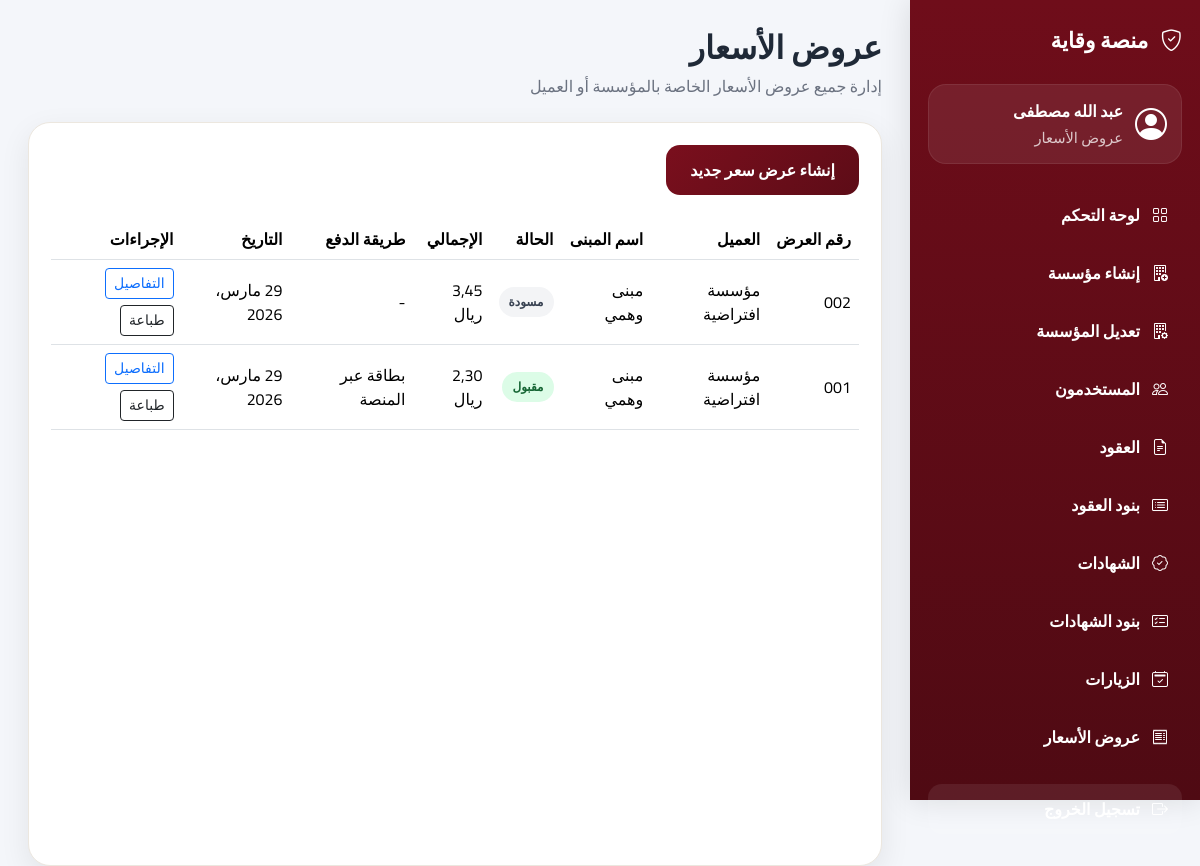
Screenshot of /quotations/ (signed in) with the database file from the repository.
### core/models.py (models this page shows, shortened)
class User(AbstractUser):
    USER_TYPES = (
        ("executive", "مدير تنفيذي"),
        ("admin_assistant", "مساعد إداري"),
        ("technician", "فني"),
        ("client", "عميل"),
    )
    user_type = models.CharField(
        max_length=30,
        choices=USER_TYPES,
        default="client",
        verbose_name="نوع المستخدم",
    )
    phone = models.CharField(
        max_length=20,
        blank=True,
        null=True,
        verbose_name="رقم الجوال",
        help_text="مثال: 9665XXXXXXXX",
    )
    national_id = models.CharField(
        max_length=50,
        blank=True,
        null=True,
        verbose_name="رقم الهوية / السجل",
    )
    must_change_password = models.BooleanField(
        default=False,
        verbose_name="يجب تغيير كلمة المرور",
    )
    class Meta:
        verbose_name = "مستخدم"
        verbose_name_plural = "المستخدمون"

### quotations/models.py (models this page shows, shortened)
class PriceQuotation(models.Model):
    STATUS_CHOICES = [
        ("draft", "مسودة"),
        ("sent", "مرسل"),
        ("accepted", "مقبول"),
        ("rejected", "مرفوض"),
    ]
    PAYMENT_METHOD_CHOICES = [
        ("platform_card", "بطاقة عبر المنصة"),
        ("bank_transfer", "تحويل بنكي"),
        ("cash", "نقداً"),
    ]
    institution = models.ForeignKey(
        "core.Institution",
        on_delete=models.CASCADE,
        related_name="quotations",
        verbose_name="المؤسسة",
    )
    executive = models.ForeignKey(
        User,
        on_delete=models.CASCADE,
        related_name="executive_quotations",
        verbose_name="المدير التنفيذي",
    )
    client = models.ForeignKey(
        User,
        on_delete=models.CASCADE,
        related_name="client_quotations",
        verbose_name="العميل",
    )
    quotation_number = models.CharField(
        max_length=100,
        verbose_name="رقم عرض السعر",
    )
    client_display_name = models.CharField(
        max_length=255,
        verbose_name="اسم مؤسسة العميل",
    )
    building_name = models.CharField(
        max_length=255,
        verbose_name="اسم المبنى",
    )
    building_location = models.TextField(
        verbose_name="موقع المبنى",
    )
    issue_date = models.DateField(
        auto_now_add=True,
        verbose_name="تاريخ الإصدار",
    )
    status = models.CharField(
        max_length=20,
        choices=STATUS_CHOICES,
        default="draft",
        verbose_name="الحالة",
    )
    payment_method = models.CharField(
        max_length=30,
        choices=PAYMENT_METHOD_CHOICES,
        blank=True,
        null=True,
        verbose_name="طريقة الدفع",
    )
    subtotal = models.DecimalField(
        max_digits=12,
        decimal_places=2,
        default=Decimal("0.00"),
        verbose_name="المجموع",
    )
    vat_amount = models.DecimalField(
        max_digits=12,
        decimal_places=2,
        default=Decimal("0.00"),
        verbose_name="الضريبة",
    )
    grand_total = models.DecimalField(
        max_digits=12,
        decimal_places=2,
        default=Decimal("0.00"),
        verbose_name="الإجمالي",
    )
    grand_total_words = models.TextField(
        blank=True,
        null=True,
        verbose_name="المبلغ كتابة",
    )
    payment_terms = models.TextField(
        verbose_name="طريقة الدفع (الدفعات)",
    )
    execution_days = models.PositiveIntegerField(
        default=0,
        verbose_name="عدد أيام التنفيذ",
    )
    execution_period = models.CharField(
        max_length=255,
        blank=True,
        null=True,
        verbose_name="مدة التنفيذ",
    )
    institution_account_number = models.CharField(
        max_length=255,
        verbose_name="رقم حساب المؤسسة",
    )
    client_decision_note = models.TextField(
        blank=True,
        null=True,
        verbose_name="ملاحظة العميل",
    )
    created_at = models.DateTimeField(
        auto_now_add=True,
    )
    class Meta:
        verbose_name = "عرض سعر"
        verbose_name_plural = "عروض الأسعار"

### quotations/views.py (the view)
# urls.py: path("", views.quotation_list_view, name="quotation_list"),
@login_required
def quotation_list_view(request):
    if request.user.user_type == "client":
        quotations = PriceQuotation.objects.filter(
            client=request.user
        ).select_related(
            "institution",
            "executive",
            "client",
        ).prefetch_related(
            "items",
            "installments",
        ).order_by("-id")
    elif request.user.user_type in ["executive", "admin_assistant"]:
        institution = _get_user_institution(request.user)
        if not institution:
            messages.error(request, "يجب إنشاء مؤسسة أولاً")
            return redirect("create_institution")
        quotations = PriceQuotation.objects.filter(
            institution=institution
        ).select_related(
            "institution",
            "executive",
            "client",
        ).prefetch_related(
            "items",
            "installments",
        ).order_by("-id")
    else:
        messages.error(request, "غير مصرح لك بالدخول لهذه الصفحة")
        return redirect("dashboard")
    return render(
        request,
        "quotations/quotation_list.html",
        {
            "quotations": quotations,
            "user_type_label": "عروض الأسعار",
        },
    )

### quotations/views.py (called while the page is built)
def _get_user_institution(user):
    return user.institutions.first()

### templates/quotations/quotation_list.html (shortened to what this page needs)
{% extends "core/dashboard_base.html" %}
{% block page_title %}عروض الأسعار{% endblock %}
{% block page_subtitle %}إدارة جميع عروض الأسعار الخاصة بالمؤسسة أو العميل{% endblock %}
{% block dashboard_content %}
<div class="panel-card">
    <div class="panel-card-body">
        {% if request.user.user_type == "executive" or request.user.user_type == "admin_assistant" %}
        <div class="mb-4 text-start">
            <a href="{% url 'quotation_create' %}" class="btn btn-main">إنشاء عرض سعر جديد</a>
        </div>
        {% endif %}
        {% if quotations %}
        <div class="table-responsive">
            <table class="table table-hover align-middle quotations-table">
                <thead>
                    <tr>
                        <th>رقم العرض</th>
                        <th>العميل</th>
                        <th>اسم المبنى</th>
                        <th>الحالة</th>
                        <th>الإجمالي</th>
                        <th>طريقة الدفع</th>
                        <th>التاريخ</th>
                        <th>الإجراءات</th>
                    </tr>
                </thead>
                <tbody>
                    {% for quotation in quotations %}
                    <tr>
                        <td>{{ quotation.quotation_number }}</td>
                        <td>{{ quotation.client_display_name }}</td>
                        <td>{{ quotation.building_name }}</td>
                        <td>
                            <span class="status-badge status-{{ quotation.status }}">
                                {{ quotation.get_status_display }}
                            </span>
                        </td>
                        <td>{{ quotation.grand_total }} ريال</td>
                        <td>{{ quotation.get_payment_method_display|default:"-" }}</td>
                        <td>{{ quotation.issue_date }}</td>
                        <td>
                            <div class="actions-wrap">
                                <a href="{% url 'quotation_detail' quotation.id %}" class="btn btn-sm btn-outline-primary">التفاصيل</a>
                                <a href="{% url 'quotation_print' quotation.id %}" class="btn btn-sm btn-outline-dark">طباعة</a>
                            </div>
                        </td>
                    </tr>
                    {% endfor %}
                </tbody>
            </table>
        </div>
        {% else %}
        <div class="empty-state">
            <h5>لا توجد عروض أسعار حالياً</h5>
            <p class="text-muted mb-0">ابدأ بإنشاء أول عرض سعر للمؤسسة.</p>
        </div>
        {% endif %}
    </div>
</div>
{% endblock %}

### templates/core/dashboard_base.html (shortened to what this page needs)
{% load static %}
<!DOCTYPE html>
<html lang="ar" dir="rtl">
<head>
    <link rel="stylesheet" href="https://cdn.jsdelivr.net/npm/bootstrap@5.3.3/dist/css/bootstrap.rtl.min.css">
    <link rel="stylesheet" href="https://cdn.jsdelivr.net/npm/bootstrap-icons@1.11.3/font/bootstrap-icons.min.css">
    <link rel="stylesheet" href="{% static 'css/style.css' %}">
</head>
<body class="dashboard-body">
<div class="dashboard-layout">
    <aside class="sidebar">
        <div class="sidebar-brand">
            <i class="bi bi-shield-check"></i>
            <span>منصة وقاية</span>
        </div>
        <div class="sidebar-user">
            <div class="sidebar-user-icon">
                <i class="bi bi-person-circle"></i>
            </div>
            <div>
                <strong>{{ user.get_full_name|default:user.username }}</strong>
                <div class="sidebar-user-role">{{ user_type_label }}</div>
            </div>
        </div>
        <nav class="sidebar-nav">
            <a href="{% url 'dashboard' %}" class="sidebar-link">
                <i class="bi bi-grid"></i>
                <span>لوحة التحكم</span>
            </a>
            <a href="{% url 'create_institution' %}" class="sidebar-link">
                <i class="bi bi-building-add"></i>
                <span>إنشاء مؤسسة</span>
            </a>
            <a href="{% url 'edit_my_institution' %}" class="sidebar-link">
                <i class="bi bi-building-gear"></i>
                <span>تعديل المؤسسة</span>
            </a>
            <a href="{% url 'users_list' %}" class="sidebar-link">
                <i class="bi bi-people"></i>
                <span>المستخدمون</span>
            </a>
            <a href="{% url 'contracts_list' %}" class="sidebar-link">
                <i class="bi bi-file-earmark-text"></i>
                <span>العقود</span>
            </a>
            <a href="{% url 'clause_template_list' %}" class="sidebar-link">
                <i class="bi bi-card-list"></i>
                <span>بنود العقود</span>
            </a>
            <a href="{% url 'certificate_list' %}" class="sidebar-link">
                <i class="bi bi-patch-check"></i>
                <span>الشهادات</span>
            </a>
            <a href="{% url 'certificate_clause_list' %}" class="sidebar-link">
                <i class="bi bi-card-checklist"></i>
                <span>بنود الشهادات</span>
            </a>
            <a href="{% url 'visit_list' %}" class="sidebar-link">
                <i class="bi bi-calendar2-check"></i>
                <span>الزيارات</span>
            </a>
            <a href="{% url 'quotation_list' %}" class="sidebar-link">
                <i class="bi bi-receipt"></i>
                <span>عروض الأسعار</span>
            </a>
            <a href="{% url 'logout' %}" class="sidebar-link logout-link">
                <i class="bi bi-box-arrow-right"></i>
                <span>تسجيل الخروج</span>
            </a>
        </nav>
    </aside>
    <main class="dashboard-main">
        <div class="dashboard-topbar">
            <div>
                <h1 class="dashboard-page-title">{% block page_title %}لوحة التحكم{% endblock %}</h1>
                <p class="dashboard-page-subtitle">{% block page_subtitle %}إدارة ذكية وواجهة عربية احترافية{% endblock %}</p>
            </div>
        </div>
        {% block dashboard_content %}{% endblock %}
    </main>
</div>
</body>
</html>

### static/css/style.css (style rules this page uses)
:root { --primary: #7a0f1d; --primary-dark: #5d0c17; --secondary: #b58a4b; --bg: #f8f7f5; --white: #ffffff; --text: #1f2937; --muted: #6b7280; --border: #ece7df; --shadow: 0 10px 30px rgba(0, 0, 0, 0.08); --radius: 20px; }
* { box-sizing: border-box; }
body { font-family: "Cairo", sans-serif; background: var(--bg); color: var(--text); margin: 0; padding: 0; }
a { text-decoration: none; }
.btn-main { background: linear-gradient(135deg, var(--primary), var(--primary-dark)); color: #fff; border: none; border-radius: 14px; padding: 13px 24px; font-weight: 800; }
.dashboard-body { background: #f4f6fa; }
.dashboard-layout { display: flex; min-height: 100vh; }
.sidebar { width: 290px; background: linear-gradient(180deg, #6f0d1a, #4f0a13); color: #fff; padding: 24px 18px; position: sticky; top: 0; height: 100vh; box-shadow: 0 0 30px rgba(0, 0, 0, 0.12); }
.sidebar-brand { display: flex; align-items: center; gap: 12px; font-size: 1.35rem; font-weight: 800; margin-bottom: 28px; }
.sidebar-user { display: flex; gap: 12px; align-items: center; background: rgba(255, 255, 255, 0.08); border: 1px solid rgba(255, 255, 255, 0.08); border-radius: 18px; padding: 14px; margin-bottom: 26px; }
.sidebar-user-icon { font-size: 2rem; line-height: 1; }
.sidebar-user-role { color: rgba(255, 255, 255, 0.75); font-size: 0.92rem; margin-top: 4px; }
.sidebar-nav { display: flex; flex-direction: column; gap: 8px; }
.sidebar-link { display: flex; align-items: center; gap: 12px; color: #fff; padding: 13px 14px; border-radius: 14px; transition: 0.25s ease; font-weight: 700; }
.logout-link { margin-top: 14px; background: rgba(255, 255, 255, 0.08); }
.dashboard-main { flex: 1; padding: 28px; }
.dashboard-topbar { margin-bottom: 24px; }
.dashboard-page-title { font-size: 2rem; font-weight: 800; margin-bottom: 8px; }
.dashboard-page-subtitle { color: var(--muted); margin-bottom: 0; }
.panel-card { background: #fff; border-radius: 22px; border: 1px solid var(--border); box-shadow: var(--shadow); overflow: hidden; height: 100%; }
.panel-card-body { padding: 22px; }

### templates/quotations/quotation_list.html (style rules this page uses)
.quotations-table thead th { white-space: nowrap; }
.actions-wrap { display: flex; gap: 6px; flex-wrap: wrap; }
.status-badge { display: inline-block; padding: 6px 10px; border-radius: 999px; font-size: 12px; font-weight: 700; }
.status-draft { background: #f3f4f6; color: #374151; }
.status-accepted { background: #dcfce7; color: #166534; }

### rows the page displays
User: get_full_name "عبد الله مصطفى"
PriceQuotation: quotation_number "002", client_display_name "مؤسسة افتراضية", building_name "مبنى وهمي", status "مسودة", grand_total "3,45", payment_method "-", issue_date "29 مارس، 2026"
PriceQuotation: quotation_number "001", client_display_name "مؤسسة افتراضية", building_name "مبنى وهمي", status "مقبول", grand_total "2,30", payment_method "بطاقة عبر المنصة", issue_date "29 مارس، 2026"

### other values shown
{{ user_type_label }} "عروض الأسعار"
